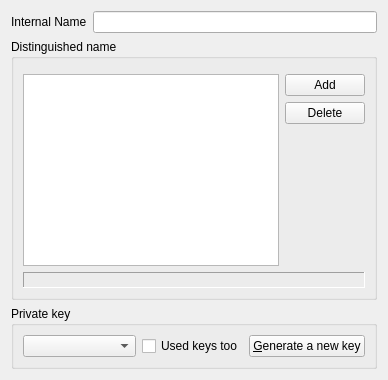
     <widget class="QWidget" name="tab_1">
      <attribute name="title">
       <string>Subject</string>
      </attribute>
      <layout class="QVBoxLayout" name="verticalLayout_7">
       <item>
        <layout class="QHBoxLayout" name="horizontalLayout_6">
         <item>
          <widget class="QLabel" name="label_2">
           <property name="text">
            <string>Internal Name</string>
           </property>
          </widget>
         </item>
         <item>
          <widget class="QLineEdit" name="description">
           <property name="toolTip">
            <string>This name is only used internally and does not appear in the resulting certificate</string>
           </property>
          </widget>
         </item>
        </layout>
       </item>
       <item>
        <widget class="QGroupBox" name="distNameBox">
         <property name="toolTip">
          <string>Distinguished name</string>
         </property>
         <property name="title">
          <string notr="true">Distinguished name</string>
         </property>
         <layout class="QVBoxLayout" name="verticalLayout_6">
          <item>
           <widget class="QWidget" name="dnWidget" native="true"/>
          </item>
          <item>
           <layout class="QHBoxLayout" name="horizontalLayout_3">
            <item>
             <widget class="kvView" name="extDNlist">
              <attribute name="horizontalHeaderDefaultSectionSize">
               <number>200</number>
              </attribute>
              <attribute name="horizontalHeaderStretchLastSection">
               <bool>true</bool>
              </attribute>
             </widget>
            </item>
            <item>
             <layout class="QVBoxLayout" name="verticalLayout_5">
              <item>
               <widget class="QPushButton" name="extDNadd">
                <property name="text">
                 <string>Add</string>
                </property>
               </widget>
              </item>
              <item>
               <widget class="QPushButton" name="extDNdel">
                <property name="text">
                 <string>Delete</string>
                </property>
               </widget>
              </item>
              <item>
               <spacer name="verticalSpacer">
                <property name="orientation">
                 <enum>Qt::Vertical</enum>
                </property>
                <property name="sizeHint" stdset="0">
                 <size>
                  <width>20</width>
                  <height>40</height>
                 </size>
                </property>
               </spacer>
              </item>
             </layout>
            </item>
           </layout>
          </item>
          <item>
           <widget class="QLabel" name="extDNinfo">
            <property name="frameShape">
             <enum>QFrame::Panel</enum>
            </property>
            <property name="frameShadow">
             <enum>QFrame::Sunken</enum>
            </property>
           </widget>
          </item>
         </layout>
        </widget>
       </item>
       <item>
        <widget class="QGroupBox" name="privKeyBox">
         <property name="title">
          <string>Private key</string>
         </property>
         <layout class="QHBoxLayout" name="horizontalLayout_7">
          <item>
           <widget class="itemComboKey" name="keyList">
            <property name="sizePolicy">
             <sizepolicy hsizetype="Expanding" vsizetype="Fixed">
              <horstretch>0</horstretch>
              <verstretch>0</verstretch>
             </sizepolicy>
            </property>
            <property name="toolTip">
             <string>This list only contains unused keys</string>
            </property>
           </widget>
          </item>
          <item>
           <widget class="QCheckBox" name="usedKeysToo">
            <property name="text">
             <string>Used keys too</string>
            </property>
           </widget>
          </item>
          <item>
           <widget class="QPushButton" name="genKeyBut">
            <property name="text">
             <string>&amp;Generate a new key</string>
            </property>
           </widget>
          </item>
         </layout>
        </widget>
       </item>
      </layout>
     </widget>
